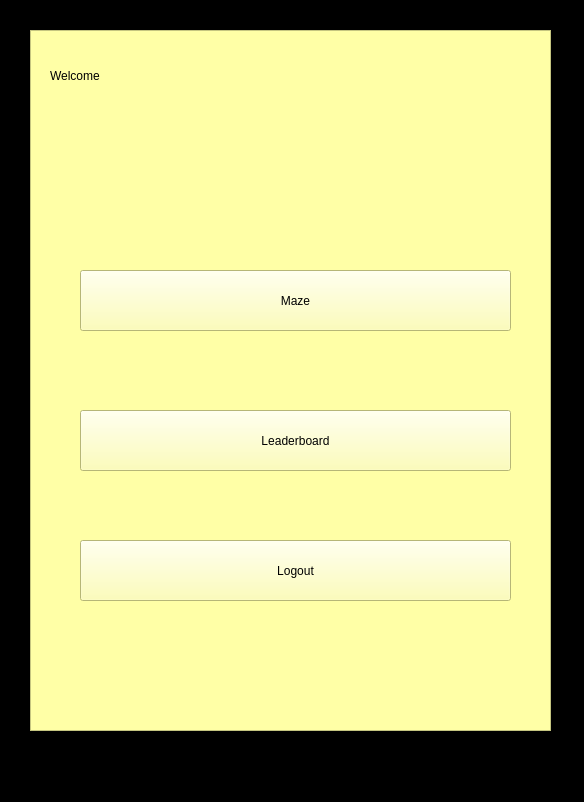
<?xml version="1.0" encoding="UTF-8"?>
<ui version="4.0">
 <class>MainWindow</class>
 <widget class="QMainWindow" name="MainWindow">
  <property name="geometry">
   <rect>
    <x>0</x>
    <y>0</y>
    <width>584</width>
    <height>802</height>
   </rect>
  </property>
  <property name="windowTitle">
   <string>MainWindow</string>
  </property>
  <property name="styleSheet">
   <string notr="true">background-color: rgb(0, 0, 0);</string>
  </property>
  <widget class="QWidget" name="centralwidget">
   <widget class="QFrame" name="frame">
    <property name="geometry">
     <rect>
      <x>30</x>
      <y>30</y>
      <width>521</width>
      <height>701</height>
     </rect>
    </property>
    <property name="styleSheet">
     <string notr="true">background-color: rgb(255, 255, 166);</string>
    </property>
    <property name="frameShape">
     <enum>QFrame::StyledPanel</enum>
    </property>
    <property name="frameShadow">
     <enum>QFrame::Plain</enum>
    </property>
    <widget class="QLabel" name="lbltitle">
     <property name="geometry">
      <rect>
       <x>20</x>
       <y>10</y>
       <width>261</width>
       <height>71</height>
      </rect>
     </property>
     <property name="styleSheet">
      <string notr="true">font: 75 48pt &quot;Rockwell Condensed&quot;;</string>
     </property>
     <property name="text">
      <string>Welcome</string>
     </property>
    </widget>
    <widget class="QLabel" name="lbllogo">
     <property name="geometry">
      <rect>
       <x>360</x>
       <y>10</y>
       <width>151</width>
       <height>171</height>
      </rect>
     </property>
     <property name="text">
      <string/>
     </property>
     <property name="pixmap">
      <pixmap>Images/Logo.png</pixmap>
     </property>
     <property name="scaledContents">
      <bool>true</bool>
     </property>
    </widget>
    <widget class="QPushButton" name="btnmaze">
     <property name="geometry">
      <rect>
       <x>50</x>
       <y>240</y>
       <width>431</width>
       <height>61</height>
      </rect>
     </property>
     <property name="text">
      <string>Maze</string>
     </property>
    </widget>
    <widget class="QPushButton" name="btnlogout">
     <property name="geometry">
      <rect>
       <x>50</x>
       <y>510</y>
       <width>431</width>
       <height>61</height>
      </rect>
     </property>
     <property name="text">
      <string>Logout</string>
     </property>
    </widget>
    <widget class="QPushButton" name="btnleaderboard">
     <property name="geometry">
      <rect>
       <x>50</x>
       <y>380</y>
       <width>431</width>
       <height>61</height>
      </rect>
     </property>
     <property name="text">
      <string>Leaderboard</string>
     </property>
    </widget>
   </widget>
  </widget>
  <widget class="QMenuBar" name="menubar">
   <property name="geometry">
    <rect>
     <x>0</x>
     <y>0</y>
     <width>584</width>
     <height>21</height>
    </rect>
   </property>
  </widget>
  <widget class="QStatusBar" name="statusbar"/>
 </widget>
 <resources/>
 <connections/>
</ui>
